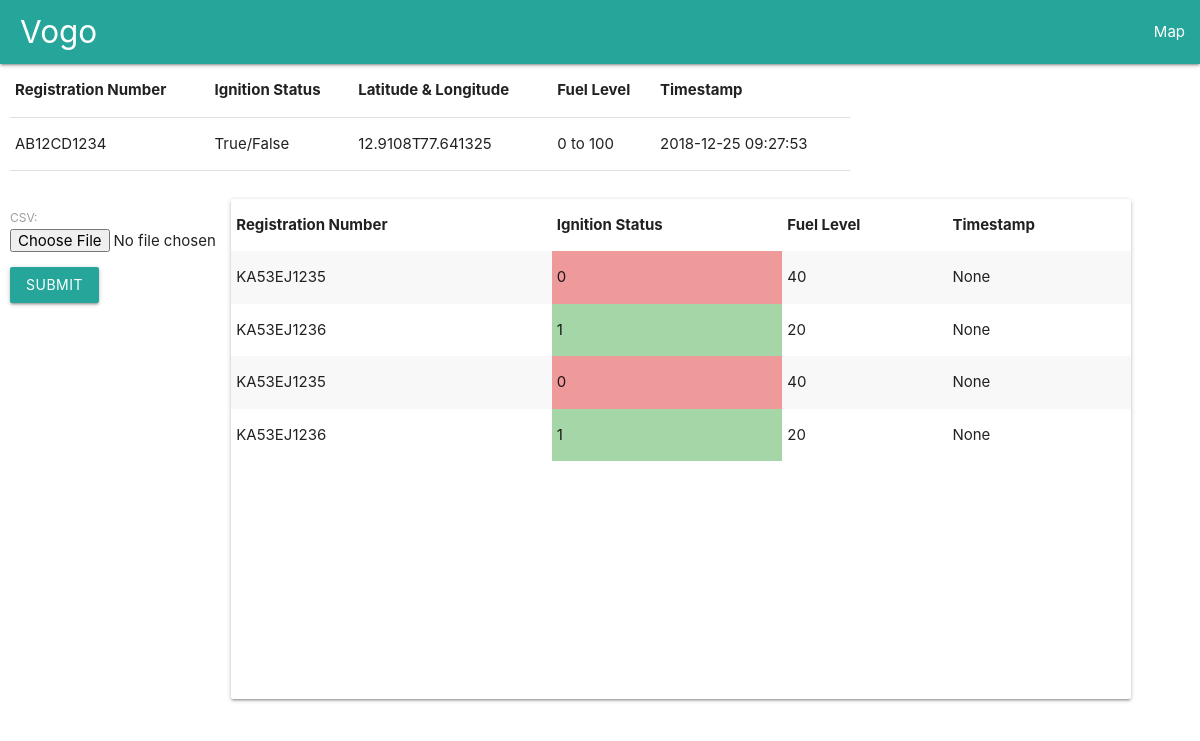
The app's page /home, older data.
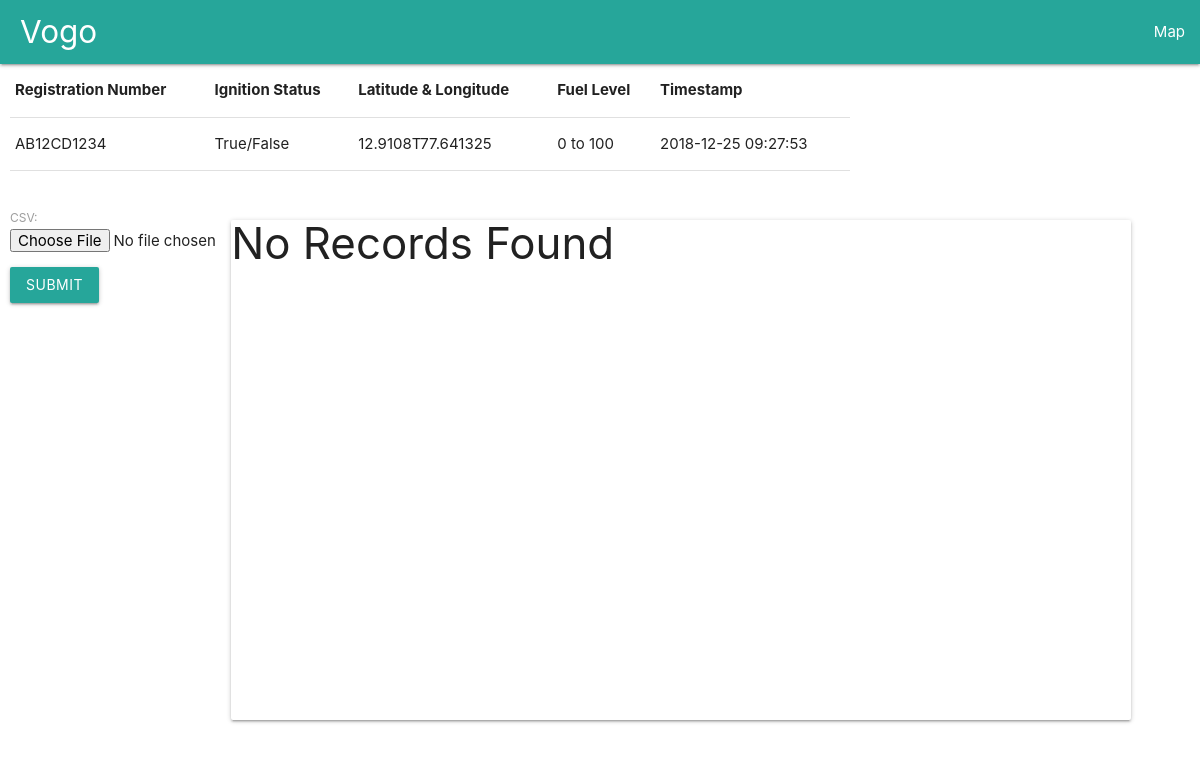
The same page, newer data.
### rl/models.py (models this page shows)
class Vehicles(models.Model):
    reg_num=models.CharField(max_length=10,blank=False)
    lat = models.CharField(max_length=10, blank=False)
    lont = models.CharField(max_length=10, blank=False)
    ign_status = models.BooleanField(max_length=8, blank=False,default=False)
    fuel_lvl = models.IntegerField( blank=False)
    tmstmp = models.CharField(max_length=20,blank=False)
    objects = models.Manager()

### rl/views.py (the view)
# urls.py: url(r'^home', views.home),
def home(request):
    if request.method == 'POST':
        form = UploadCSV(request.POST,request.FILES)
        if form.is_valid():
            if 'vcsv' in request.FILES:
                csv_file=request.FILES['vcsv']
                if csv_file.name.split(".")[1]!='csv':
                    messages.error(request,"Only CSV files allowed")
                    return HttpResponseRedirect("/home")
                decoded_file = csv_file.read().decode('utf-8').splitlines()
                file_reader = csv.reader(decoded_file)
                for fields in file_reader:
                    reg_num=str(fields[0]).upper()
                    ign_status = fields[2]
                    fuel_lvl = fields[3]
                    lat = str(fields[1]).split("T")[0]
                    lont = str(fields[1]).split("T")[1]
                    tmstmp = str(fields[4])
                    if validate_vehicle(reg_num)==False:
                        messages.error(request, "Invalid Vehicle Number")
                        return HttpResponseRedirect("/home")
                    db_obj = Vehicles()
                    db_obj.reg_num = reg_num
                    db_obj.fuel_lvl = fuel_lvl
                    false_list = ["FALSE","false","False","0"]
                    if ign_status in false_list:
                        db_obj.ign_status =False
                    else:
                        db_obj.ign_status =True
                    db_obj.tmstmp=tmstmp
                    db_obj.lat=lat
                    db_obj.lont=lont
                    print(db_obj.tmstmp,tmstmp)
                    db_obj.save()
                messages.success(request, "Uploaded successfully")
                return HttpResponseRedirect('/home')
        else:
            messages.error(request, "Invalid File")
            return HttpResponse("/home")
    else:
        form = UploadCSV()
        db_obj=Vehicles.objects.all()
        return render(request, 'Home.html', {'form': form,'stp':db_obj})

### rl/forms.py
class UploadCSV(forms.Form):
	vcsv = forms.FileField(label="CSV",widget=forms.FileInput(attrs={'required': 'yes'}))

### rl/templates/Home.html (shortened to what this page needs)
{% load staticfiles %}
<!DOCTYPE html>
<head>
    <link rel="stylesheet" href="https://cdnjs.cloudflare.com/ajax/libs/materialize/1.0.0/css/materialize.min.css">
</head>
<body>
<nav>
    <div class="nav-wrapper">
        <a href="/home" class="brand-logo"> Vogo</a>
        <ul id="nav-mobile" class="right hide-on-med-and-down">
            <li><a href="/map">Map</a></li>
        </ul>
    </div>
</nav>
<div class="container" style="left:10px;;position:absolute;">
    <div class="row">
        <table class="sresponsive-table">
            <thead>
            <tr>
                <th>Registration Number</th>
                <th>Ignition Status</th>
                <th>Latitude & Longitude</th>
                <th>Fuel Level</th>
                <th>Timestamp</th>
            </tr>
            </thead>
            <tbody>
            <tr>
                <td>AB12CD1234</td>
                <td>True/False</td>
                <td>12.9108T77.641325</td>
                <td>0 to 100</td>
                <td>2018-12-25 09:27:53</td>
            </tr>
            </tbody>
        </table>
    </div>
    <div class="row">
        <div class="col s3">
            <div class="row">
                <form method="POST" enctype="multipart/form-data" action="/home" class="post-form">{% csrf_token %}
                    {{ form.as_p }}
                    <button type="submit" class="save btn btn-default">Submit</button>
                </form>
            </div>
        </div>
        <div class="col s9">
            <div class="card" style="width: 900px; height: 500px;">
                {% if stp %}
                <table class="striped responsive-table">
                    <thead>
                    <tr>
                        <th>Registration Number</th>
                        <th>Ignition Status</th>
                        <th>Fuel Level</th>
                        <th>Timestamp</th>
                    </tr>
                    </thead>
                    <tbody>
                    {% for elem in stp %}
                    <tr>
                        <td>{{elem.reg_num}}</td>
                        {% ifequal elem.ign_status '0' %}
                        <td bgcolor="#EF9A9A">{{elem.ign_status}}</td>
                        {% else %}
                        <td bgcolor="#A5D6A7">{{elem.ign_status}}</td>
                        {% endifequal %}
                        <td>{{elem.fuel_lvl}}</td>
                        <td>{{elem.tmstmp}}</td>
                    </tr>
                    {% endfor %}
                    </tbody>
                </table>
                {% else %}
                <h3>No Records Found</h3>
                {% endif %}
            </div>
        </div>
    </div>
</div>
</body>
</html>

### rl/templates/Home.html (style rules this page uses)
nav { background-color:#26A69A; }
a { margin-left:20px; }

Row changes from the older to the newer data that the page shows:
removed Vehicles: reg_num "KA53EJ1235", ign_status "0", fuel_lvl "40", tmstmp "None"
removed Vehicles: reg_num "KA53EJ1236", ign_status "1", fuel_lvl "20", tmstmp "None"
removed Vehicles: reg_num "KA53EJ1235", ign_status "0", fuel_lvl "40", tmstmp "None"
removed Vehicles: reg_num "KA53EJ1236", ign_status "1", fuel_lvl "20", tmstmp "None"
Text that changed along with them:
text no longer shown: "Registration Number Ignition Status Fuel Level Timestamp"
text now shown: "No Records Found"
